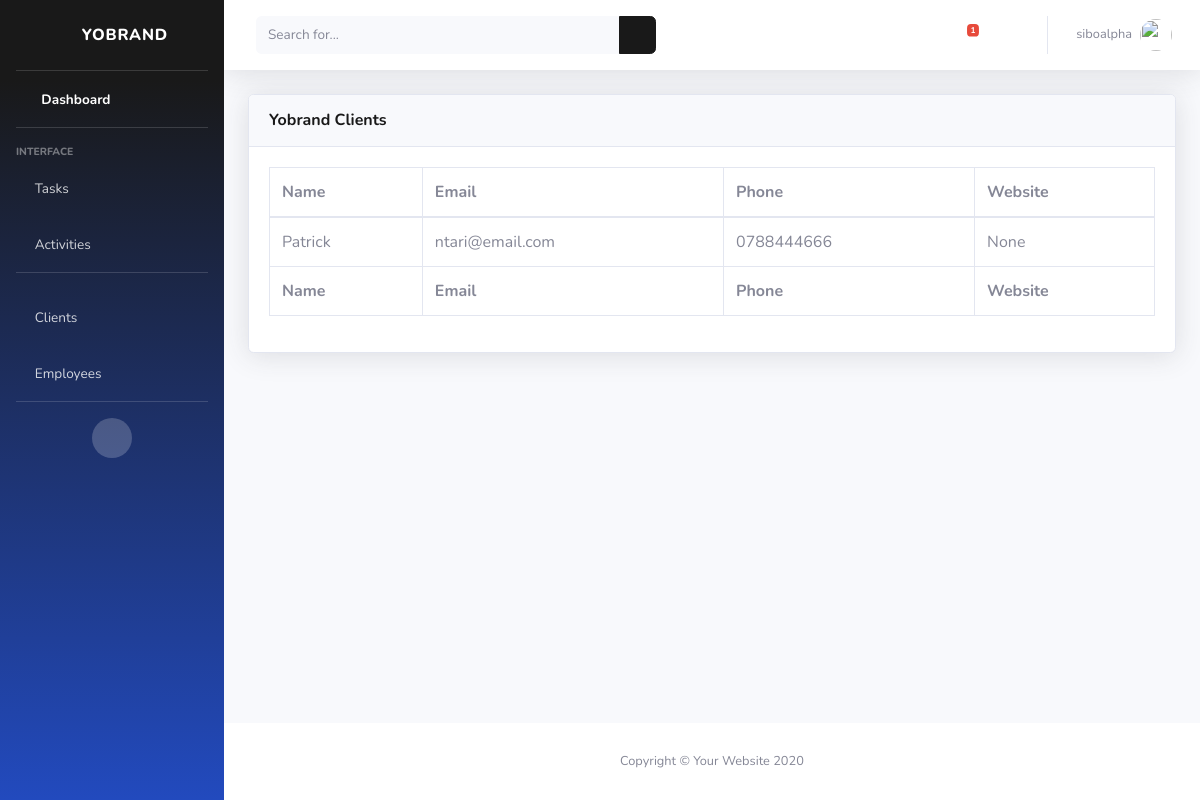
Screenshot of /clients/ (signed in) with the database file from the repository.
### cms/models.py (models this page shows, shortened)
class Client(models.Model):
    name = models.CharField(max_length=40, null=True)
    email = models.EmailField(max_length=40, null=True)
    phone = models.CharField(max_length=30, null=True)
    website = models.URLField(max_length=100, null=True, blank=True)
    instagram = models.URLField(max_length=100, null=True, blank=True)
    facebook = models.URLField(max_length=100, null=True, blank=True)
    twitter = models.URLField(max_length=100, null=True, blank=True)
    linkedin = models.URLField(max_length=100, null=True, blank=True)

### cms/views.py (the view)
# urls.py: path('clients/', views.clients, name="clients"),
@login_required(login_url='login')
def clients(request):
    client_list = Client.objects.all()
    tasks_notification = Task.objects.filter(employee=request.user, complete = False).count()
    context = {'client_list':client_list, 'tasks_notification' :tasks_notification}
    return render(request, 'cms/clients.html', context)

### cms/templates/cms/clients.html
{% extends 'cms/base.html' %}
{% block content %}
<div class="container-fluid">
    <div class="card shadow mb-4">
        <div class="card-header py-3">
            <h6 class="m-0 font-weight-bold text-primary">Yobrand Clients</h6>
        </div>
        <div class="card-body">
            <div class="table-responsive">
                <table class="table table-bordered" id="dataTable" width="100%" cellspacing="0">
                    <thead>
                        <tr>
                            <th>Name</th>
                            <th>Email</th>
                            <th>Phone</th>
                            <th>Website</th>
                        </tr>
                    </thead>
                    <tfoot>
                        <tr>
                            <th>Name</th>
                            <th>Email</th>
                            <th>Phone</th>
                            <th>Website</th>
                        </tr>
                    </tfoot>
                    <tbody>
                        {% for client in client_list %}
                        <tr>
                            <td>{{client.name}}</td>
                            <td>{{client.email}}</td>
                            <td>{{client.phone}}</td>
                            <td>{{client.website}}</td>
                        </tr>
                        {% endfor %}
                    </tbody>
                </table>
            </div>
        </div>
    </div>
</div>
</div>
<footer class="sticky-footer bg-white">
    <div class="container my-auto">
        <div class="copyright text-center my-auto">
            <span>Copyright &copy; Your Website 2020</span>
        </div>
    </div>
</footer>
</div>
</div>
{% endblock %}

### cms/templates/cms/base.html (shortened to what this page needs)
<!DOCTYPE html>
{% load static %}
<html lang="en">
<head>
    <link href="{% static 'vendor/fontawesome-free/css/all.min.css' %}" rel="stylesheet" type="text/css">
    <link href="{% static 'css/sb-admin-2.min.css' %}" rel="stylesheet">
</head>
<body id="page-top">
    <div id="wrapper">
        <ul class="navbar-nav bg-gradient-primary sidebar sidebar-dark accordion" id="accordionSidebar">
            <a class="sidebar-brand d-flex align-items-center justify-content-center" href="{% url 'dashboard' %}">
                <div class="sidebar-brand-icon rotate-n-15">
                    <i class="fas fa-laugh-wink"></i>
                </div>
                <div class="sidebar-brand-text mx-3">Yobrand</div>
            </a>
            <hr class="sidebar-divider my-0">
            <li class="nav-item active">
                <a class="nav-link" href="{% url 'dashboard' %}">
                    <i class="fas fa-fw fa-tachometer-alt"></i>
                    <span>Dashboard</span></a>
            </li>
            <hr class="sidebar-divider">
            <div class="sidebar-heading">
                Interface
            </div>
            <li class="nav-item">
                <a class="nav-link collapsed" href="#" data-toggle="collapse" data-target="#menuItemTasks"
                    aria-expanded="true" aria-controls="menuItemTasks">
                    <i class="fas fa-clipboard-list"></i>
                    <span>Tasks</span>
                </a>
            </li>
            <li class="nav-item">
                <a class="nav-link collapsed" href="#" data-toggle="collapse" data-target="#menuItemActivities"
                    aria-expanded="true" aria-controls="menuItemActivities">
                    <i class="fas fa-network-wired"></i>
                    <span>Activities</span>
                </a>
            </li>
            <hr class="sidebar-divider">
            <li class="nav-item">
                <a class="nav-link collapsed" href="#" data-toggle="collapse" data-target="#menuItemClients"
                    aria-expanded="true" aria-controls="menuItemClients">
                    <i class="fas fa-users"></i>
                    <span>Clients</span>
                </a>
            </li>
            <li class="nav-item">
                <a class="nav-link collapsed" href="#" data-toggle="collapse" data-target="#menuItemEmployees"
                    aria-expanded="true" aria-controls="menuItemEmployees">
                    <i class="fas fa-users"></i>
                    <span>Employees</span>
                </a>
            </li>
            <hr class="sidebar-divider d-none d-md-block">
            <div class="text-center d-none d-md-inline">
                <button class="rounded-circle border-0" id="sidebarToggle"></button>
            </div>
        </ul>
        <div id="content-wrapper" class="d-flex flex-column">
            <div id="content">
                <nav class="navbar navbar-expand navbar-light bg-white topbar mb-4 static-top shadow">
                    <form
                        class="d-none d-sm-inline-block form-inline mr-auto ml-md-3 my-2 my-md-0 mw-100 navbar-search">
                        <div class="input-group">
                            <input type="text" class="form-control bg-light border-0 small" placeholder="Search for..."
                                aria-label="Search" aria-describedby="basic-addon2">
                            <div class="input-group-append">
                                <button class="btn btn-primary" type="button">
                                    <i class="fas fa-search fa-sm"></i>
                                </button>
                            </div>
                        </div>
                    </form>
                    <ul class="navbar-nav ml-auto">
                        <li class="nav-item dropdown no-arrow mx-1">
                            <a class="nav-link dropdown-toggle" href="#" id="alertsDropdown" role="button"
                                data-toggle="dropdown" aria-haspopup="true" aria-expanded="false">
                                <i class="fas fa-bell fa-fw"></i>
                                {% if tasks_notification %}
                                <span class="badge badge-danger badge-counter">{{tasks_notification}}</span>
                                {% endif %}
                            </a>
                        </li>
                        <li class="nav-item dropdown no-arrow mx-1">
                            <a class="nav-link dropdown-toggle" href="#" id="messagesDropdown" role="button"
                                data-toggle="dropdown" aria-haspopup="true" aria-expanded="false">
                                <i class="fas fa-comments"></i>
                            </a>
                        </li>
                        <li class="nav-item dropdown no-arrow">
                            <a class="nav-link dropdown-toggle" href="#" id="userDropdown" role="button"
                                data-toggle="dropdown" aria-haspopup="true" aria-expanded="false">
                                <span class="mr-2 d-none d-lg-inline text-gray-600 small">{{request.user}}</span>
                                <img class="img-profile rounded-circle" src="{% static 'img/undraw_profile.svg' %}">
                            </a>
                        </li>
                    </ul>
                </nav>
                {% block content%}
                {% endblock %}
</body>
</html>

### rows the page displays
Client: name "Patrick", email "ntari@email.com", phone "0788444666", website "None"

### other values shown
{{ tasks_notification }} "1"
{{ request.user }} "siboalpha"
